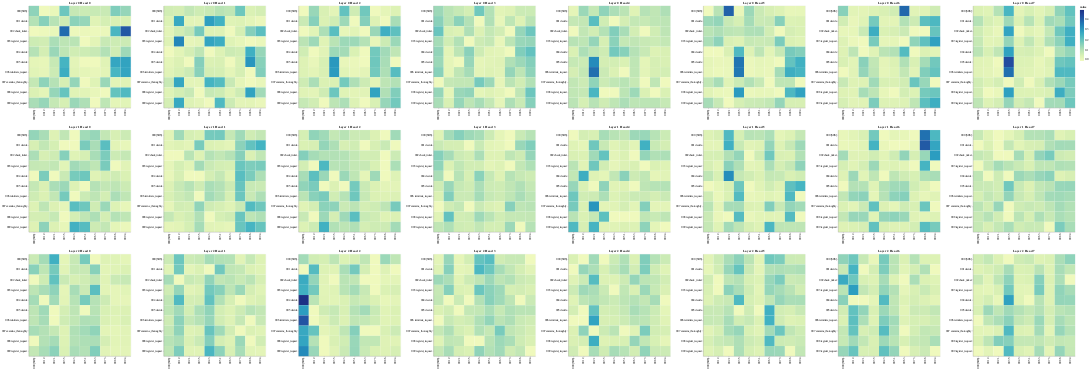

This figure's notebook cell:
### Code cell
# Display attention maps for cross-attention
get_all_attention_maps("encoder-decoder", layers, heads, encoder_input_tokens, decoder_input_tokens, min(20, sentence_len))
